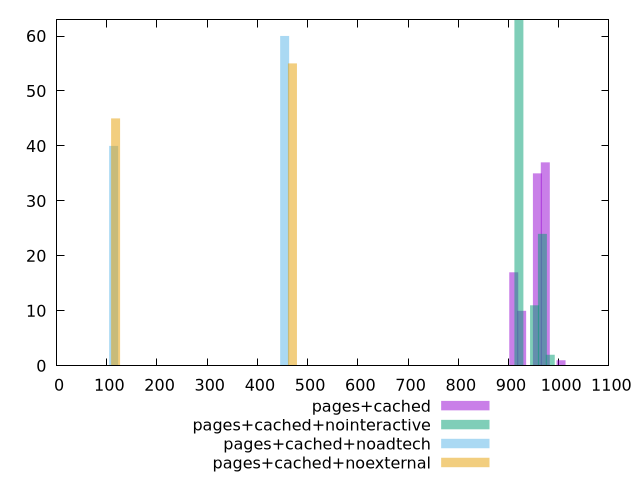

gnuplot code for this plot:
$_pagesCached <<EOF
1004.7458167522777 1
973.347509978769 37
910.5508964317517 17
926.250049818506 10
957.6483565920147 35
EOF
$_pagesCachedNointeractive <<EOF
983.1948158860693 2
920.7697482107633 63
967.5885489672427 24
951.9822820484162 11
EOF
$_pagesCachedNoadtech <<EOF
454.1819885534339 60
113.54549713835847 40
EOF
$_pagesCachedNoexternal <<EOF
117.42842121164311 45
469.71368484657245 55
EOF
set key outside below
set terminal pngcairo
set output "report_00006_2020-11-02T20-21-41.718Z/render-blocking-resources/render-blocking-resources_pages+cached_pages+cached+nointeractive_pages+cached+noadtech_pages+cached+noexternal+hist.png"
set boxwidth 17.824006392278385
set style fill transparent solid 0.5 noborder
set yrange [0:63]
plot $_pagesCached title "pages+cached" with boxes ,$_pagesCachedNointeractive title "pages+cached+nointeractive" with boxes ,$_pagesCachedNoadtech title "pages+cached+noadtech" with boxes ,$_pagesCachedNoexternal title "pages+cached+noexternal" with boxes ,
